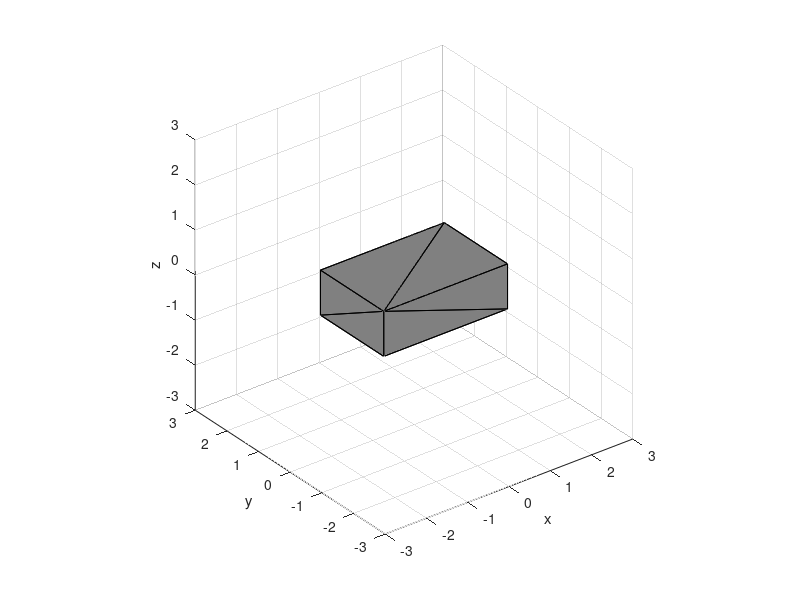

Reproduce this figure in MATLAB.
%% Generate a cube using patch
% Create a figure a draw a cube in it. The vertices and faces are specified
% directly. Uses 'axis equal' to display the cube with an accurate aspect ratio.

%% Copyright
% Copyright (c) 2015 Princeton Satellite Systems, Inc.
% All rights reserved.

%% Box design
x   = 3;
y   = 2;
z   = 1;

% Faces
f   = [2 3 6;3 7 6;3 4 8;3 8 7;4 5 8;4 1 5;2 6 5;2 5 1;1 3 2;1 4 3;5 6 7;5 7 8];

% Vertices
v = [-x  x  x -x -x  x  x -x;...
     -y -y  y  y -y -y  y  y;...
     -z -z -z -z  z  z  z  z]'/2;

%% Draw the object
h = figure('name','Box');
patch('vertices',v,'faces',f,'facecolor',[0.5 0.5 0.5]);
axis equal
grid on
axis([-3 3 -3 3 -3 3])
xlabel('x')
ylabel('y')
zlabel('z')
view(3)
rotate3d on
